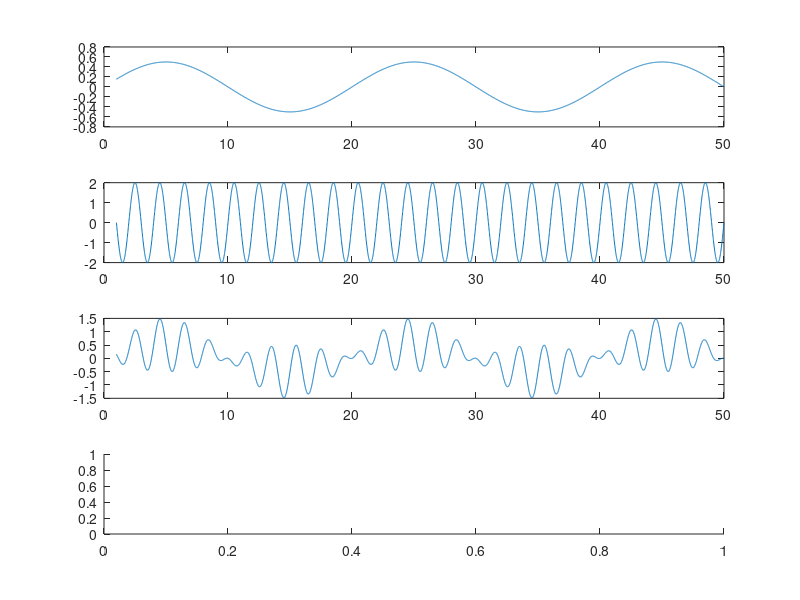

Write MATLAB code to recreate this figure. (Note: this script raises an error after producing the figure.)
clear variables
clc

Times = 1:0.01:50;
waveOne = 0.5*sin(2*pi*0.05*Times);
subplot(4,1,1)
plot(Times,waveOne)
xlabel=("Time(S)");
ylabel=("Amplitude");

waveTwo = 2*sin(2*pi*0.5*Times);
subplot(4,1,2)
plot(Times,waveTwo)

AmWave = waveOne .* (1+waveTwo);

subplot(4,1,3)
plot(Times,AmWave)

subplot(4,1,4)
load('handel')
plot(y(1:70000))